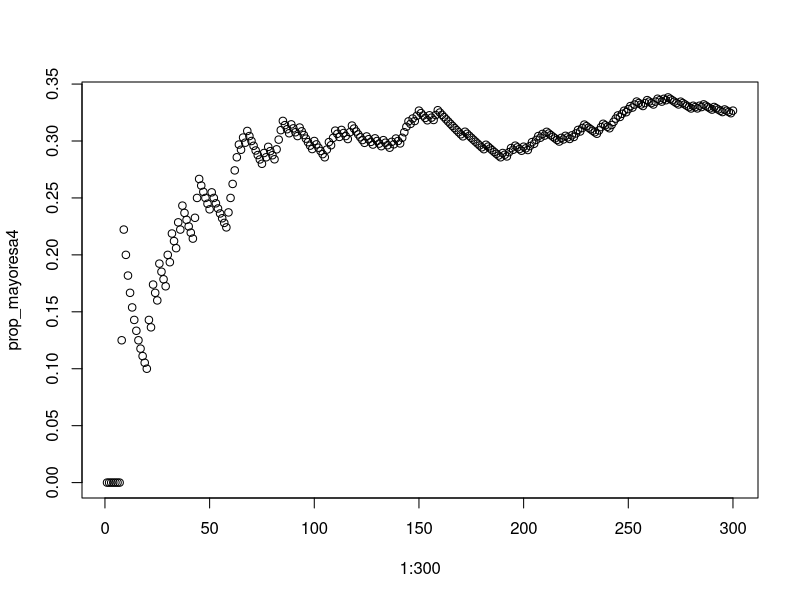
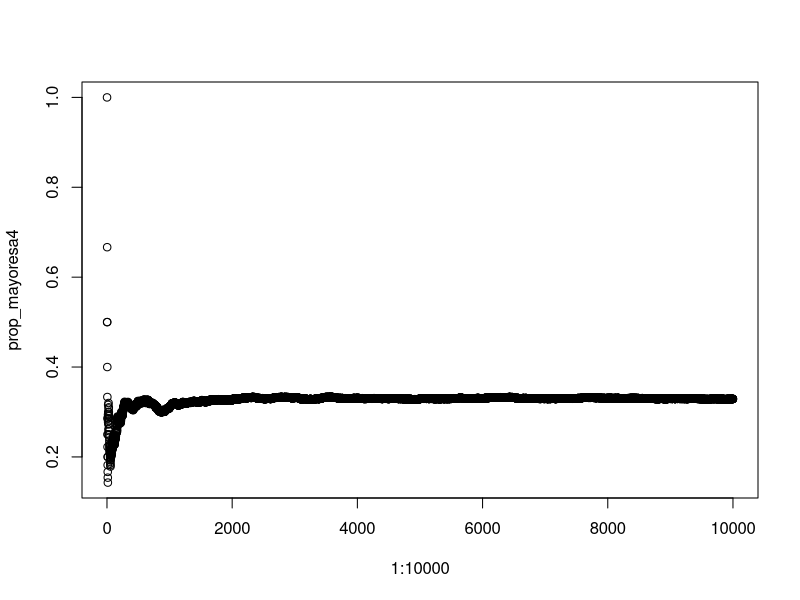
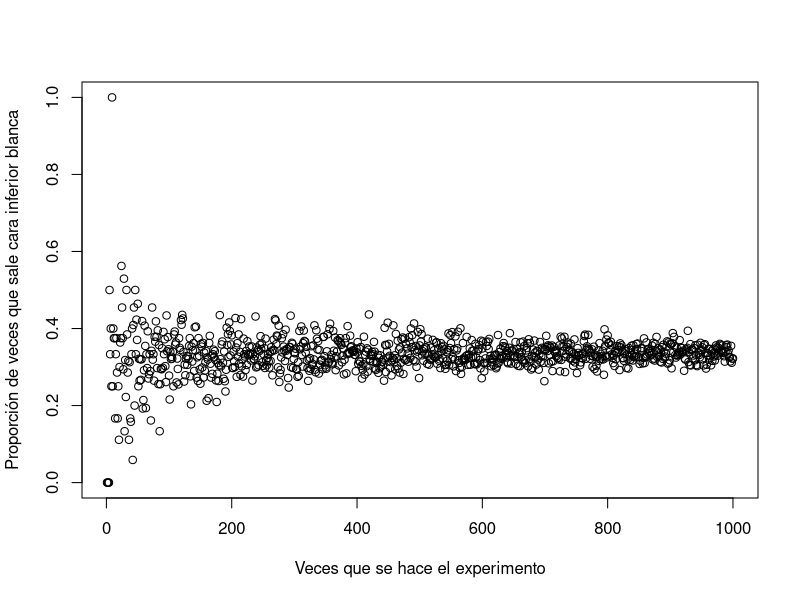

These figures' R source, in order:
#Tirar dados

tiradas <- sample(1:6, 300, replace = TRUE)


prop_mayoresa4 <- vector()
mayor4 <- tiradas>4
head(mayor4)
head(tiradas)
for (i in 1:300) { 
  dados_m4 <- mayor4[c(1:i)]
  prop_mayoresa4 <- c(prop_mayoresa4, sum(dados_m4)/i)
}

head(prop_mayoresa4)
tail(prop_mayoresa4)
summary(prop_mayoresa4)
plot(1:300, prop_mayoresa4)



#Repetir el proceso en 10000 tiros
tiradas<- vector()
tiradas<- sample(1:6, 10000, replace = TRUE)


prop_mayoresa4 <- vector()
mayor4 <- tiradas>4
for (i in 1:10000) {
  dados_m4 <- mayor4[c(1:i)]
  prop_mayoresa4 <- c(prop_mayoresa4, sum(dados_m4)/i)
}

summary(prop_mayoresa4)
plot(1:10000, prop_mayoresa4)
tail(prop_mayoresa4)

#Problema de las cartas
cartas_sombrero <- c("n1", "n2", "b1", "b2","n3", "b3")
sacar_carta <- function(num_rep){
  carta_boca_arriba <- sample(cartas_sombrero, 
                        num_rep, replace = TRUE)
    n1_a <- carta_boca_arriba == "n1" 
    n2_a <- carta_boca_arriba == "n2" 
    n3_a <- carta_boca_arriba == "n3"
    negra_arriba <- as.logical( n1_a+ n2_a+ n3_a)
    if(sum(negra_arriba) == 0){
      0
    }else{
      veces_blanco_abajo <- sum(carta_boca_arriba[negra_arriba] == "n3")
      veces_blanco_abajo/length(carta_boca_arriba[negra_arriba]) 
    }
}
sacar_carta(1000)
experimento_prop <- sapply(1:1000, sacar_carta)
plot(1:1000, experimento_prop, xlab = "Veces que se hace el experimento",
     ylab = "Proporción de veces que sale cara inferior blanca")
